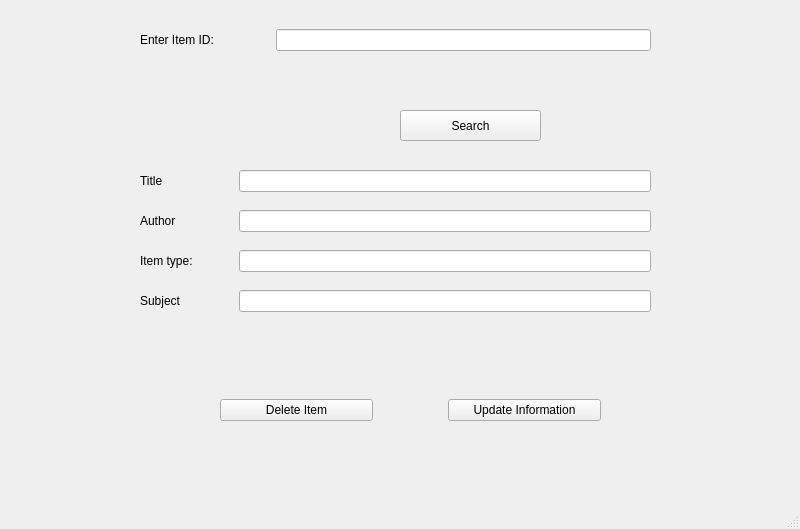
<?xml version="1.0" encoding="UTF-8"?>
<ui version="4.0">
 <class>EditItem</class>
 <widget class="QMainWindow" name="EditItem">
  <property name="geometry">
   <rect>
    <x>0</x>
    <y>0</y>
    <width>800</width>
    <height>529</height>
   </rect>
  </property>
  <property name="windowTitle">
   <string>Edit Item Details</string>
  </property>
  <widget class="QWidget" name="centralwidget">
   <widget class="QWidget" name="horizontalLayoutWidget">
    <property name="geometry">
     <rect>
      <x>140</x>
      <y>0</y>
      <width>511</width>
      <height>80</height>
     </rect>
    </property>
    <layout class="QHBoxLayout" name="horizontalLayout_3">
     <property name="spacing">
      <number>62</number>
     </property>
     <item>
      <widget class="QLabel" name="label_8">
       <property name="styleSheet">
        <string notr="true">font: 12pt &quot;Calibri&quot;;</string>
       </property>
       <property name="text">
        <string>Enter Item ID:</string>
       </property>
      </widget>
     </item>
     <item>
      <widget class="QLineEdit" name="in_itemID">
       <property name="styleSheet">
        <string notr="true">font: 12pt &quot;Calibri&quot;;</string>
       </property>
      </widget>
     </item>
    </layout>
   </widget>
   <widget class="QPushButton" name="search_button">
    <property name="geometry">
     <rect>
      <x>400</x>
      <y>110</y>
      <width>141</width>
      <height>31</height>
     </rect>
    </property>
    <property name="styleSheet">
     <string notr="true">font: 12pt &quot;Calibri&quot;;</string>
    </property>
    <property name="text">
     <string>Search</string>
    </property>
   </widget>
   <widget class="QWidget" name="ItemDetails" native="true">
    <property name="geometry">
     <rect>
      <x>130</x>
      <y>160</y>
      <width>521</width>
      <height>311</height>
     </rect>
    </property>
    <widget class="QWidget" name="formLayoutWidget_2">
     <property name="geometry">
      <rect>
       <x>10</x>
       <y>10</y>
       <width>511</width>
       <height>201</height>
      </rect>
     </property>
     <layout class="QFormLayout" name="formLayout_2">
      <property name="horizontalSpacing">
       <number>46</number>
      </property>
      <property name="verticalSpacing">
       <number>18</number>
      </property>
      <item row="0" column="0">
       <widget class="QLabel" name="label_9">
        <property name="styleSheet">
         <string notr="true">font: 12pt &quot;Calibri&quot;;</string>
        </property>
        <property name="text">
         <string>Title</string>
        </property>
       </widget>
      </item>
      <item row="0" column="1">
       <widget class="QLineEdit" name="in_title">
        <property name="styleSheet">
         <string notr="true">font: 12pt &quot;Calibri&quot;;</string>
        </property>
       </widget>
      </item>
      <item row="1" column="0">
       <widget class="QLabel" name="Extra_Label">
        <property name="styleSheet">
         <string notr="true">font: 12pt &quot;Calibri&quot;;</string>
        </property>
        <property name="text">
         <string>Author</string>
        </property>
       </widget>
      </item>
      <item row="1" column="1">
       <widget class="QLineEdit" name="in_extra">
        <property name="styleSheet">
         <string notr="true">font: 12pt &quot;Calibri&quot;;</string>
        </property>
       </widget>
      </item>
      <item row="2" column="1">
       <widget class="QLineEdit" name="in_type_2">
        <property name="styleSheet">
         <string notr="true">font: 12pt &quot;Calibri&quot;;</string>
        </property>
        <property name="echoMode">
         <enum>QLineEdit::Normal</enum>
        </property>
        <property name="readOnly">
         <bool>true</bool>
        </property>
       </widget>
      </item>
      <item row="3" column="1">
       <widget class="QLineEdit" name="in_subject">
        <property name="styleSheet">
         <string notr="true">font: 12pt &quot;Calibri&quot;;</string>
        </property>
       </widget>
      </item>
      <item row="2" column="0">
       <widget class="QLabel" name="label_14">
        <property name="styleSheet">
         <string notr="true">font: 12pt &quot;Calibri&quot;;</string>
        </property>
        <property name="text">
         <string>Item type:</string>
        </property>
       </widget>
      </item>
      <item row="3" column="0">
       <widget class="QLabel" name="Subject_label">
        <property name="styleSheet">
         <string notr="true">font: 12pt &quot;Calibri&quot;;</string>
        </property>
        <property name="text">
         <string>Subject</string>
        </property>
       </widget>
      </item>
     </layout>
    </widget>
    <widget class="QWidget" name="horizontalLayoutWidget_3">
     <property name="geometry">
      <rect>
       <x>90</x>
       <y>210</y>
       <width>381</width>
       <height>80</height>
      </rect>
     </property>
     <layout class="QHBoxLayout" name="horizontalLayout_4">
      <property name="spacing">
       <number>75</number>
      </property>
      <item>
       <widget class="QPushButton" name="delete_button">
        <property name="styleSheet">
         <string notr="true">font: 12pt &quot;Calibri&quot;;</string>
        </property>
        <property name="text">
         <string>Delete Item</string>
        </property>
       </widget>
      </item>
      <item>
       <widget class="QPushButton" name="update_button">
        <property name="styleSheet">
         <string notr="true">font: 12pt &quot;Calibri&quot;;</string>
        </property>
        <property name="text">
         <string>Update Information</string>
        </property>
       </widget>
      </item>
     </layout>
    </widget>
   </widget>
  </widget>
  <widget class="QMenuBar" name="menubar">
   <property name="geometry">
    <rect>
     <x>0</x>
     <y>0</y>
     <width>800</width>
     <height>26</height>
    </rect>
   </property>
  </widget>
  <widget class="QStatusBar" name="statusbar"/>
 </widget>
 <resources/>
 <connections/>
</ui>
